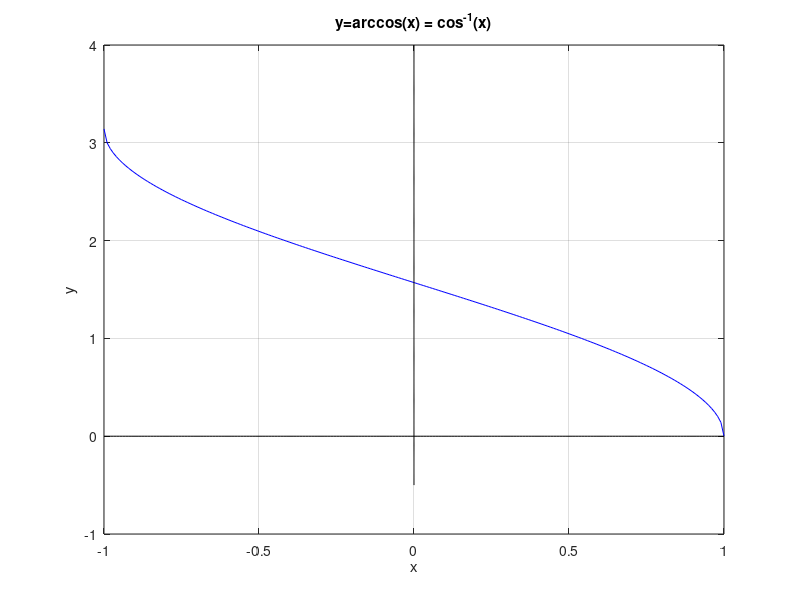

Recreate this plot in MATLAB.
% Graph of arccos between -1 and 1

close all
x = -1:0.01:1;
y = acos(x);
plot(x,y,'b')
hold on
grid on
xlabel('x')
ylabel('y')
title('y=arccos(x) = cos^{-1}(x)')

% The x axis
z=x*0;
plot(x,z,'k')

% The y axis
y=-0.5:0.01:4;
x=0*y;
plot(x,y,'k')
